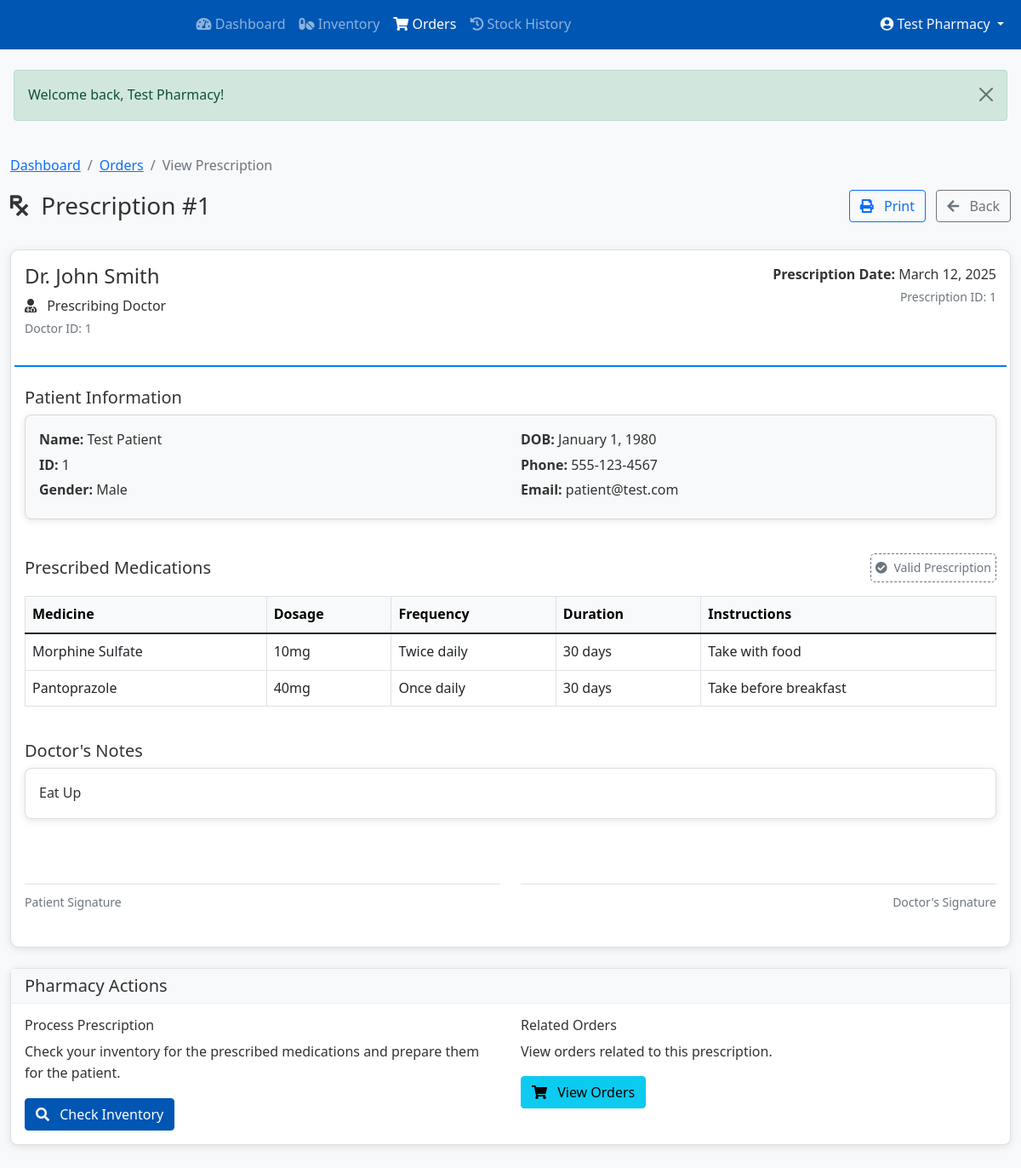
/index.php?module=service&action=pharmacy_view_prescription&id=1 (signed in), run on the app's committed database.
### tables this page shows
CREATE TABLE IF NOT EXISTS `prescriptions` (
  `id` int NOT NULL AUTO_INCREMENT,
  `patient_id` int NOT NULL,
  `doctor_id` int NOT NULL,
  `diagnosis` text,
  `notes` text,
  `created_at` timestamp NULL DEFAULT CURRENT_TIMESTAMP,
  `updated_at` timestamp NULL DEFAULT CURRENT_TIMESTAMP ON UPDATE CURRENT_TIMESTAMP,
  PRIMARY KEY (`id`),
  KEY `patient_id` (`patient_id`),
  KEY `doctor_id` (`doctor_id`)
);

CREATE TABLE IF NOT EXISTS `doctors` (
  `id` int NOT NULL AUTO_INCREMENT,
  `user_id` int NOT NULL,
  `name` varchar(255) NOT NULL,
  `email` varchar(255) NOT NULL,
  `phone` varchar(20) DEFAULT NULL,
  `specialization` varchar(255) DEFAULT NULL,
  `qualification` varchar(255) DEFAULT NULL,
  `experience_years` int DEFAULT NULL,
  `license_number` varchar(50) DEFAULT NULL,
  `availability_status` enum('available','unavailable') DEFAULT 'available',
  `consultation_fee` decimal(10,2) DEFAULT NULL,
  `created_at` timestamp NULL DEFAULT CURRENT_TIMESTAMP,
  `updated_at` timestamp NULL DEFAULT CURRENT_TIMESTAMP ON UPDATE CURRENT_TIMESTAMP,
  `profile_image` varchar(255) DEFAULT NULL,
  PRIMARY KEY (`id`),
  UNIQUE KEY `user_id` (`user_id`),
  UNIQUE KEY `email` (`email`),
  UNIQUE KEY `license_number` (`license_number`)
);

CREATE TABLE IF NOT EXISTS `patients` (
  `id` int NOT NULL AUTO_INCREMENT,
  `user_id` int NOT NULL,
  `name` varchar(255) NOT NULL,
  `email` varchar(255) NOT NULL,
  `phone` varchar(20) DEFAULT NULL,
  `dob` date DEFAULT NULL,
  `gender` enum('male','female','other') DEFAULT NULL,
  `blood_group` varchar(5) DEFAULT NULL,
  `emergency_contact` varchar(255) DEFAULT NULL,
  `address` text,
  `medical_history` text,
  `created_at` timestamp NULL DEFAULT CURRENT_TIMESTAMP,
  `updated_at` timestamp NULL DEFAULT CURRENT_TIMESTAMP ON UPDATE CURRENT_TIMESTAMP,
  PRIMARY KEY (`id`),
  UNIQUE KEY `user_id` (`user_id`),
  UNIQUE KEY `email` (`email`)
);

CREATE TABLE IF NOT EXISTS `prescription_items` (
  `id` int NOT NULL AUTO_INCREMENT,
  `prescription_id` int NOT NULL,
  `medicine` varchar(255) NOT NULL,
  `dosage` varchar(255) DEFAULT NULL,
  `frequency` varchar(255) DEFAULT NULL,
  `duration` varchar(255) DEFAULT NULL,
  `instructions` text,
  `created_at` timestamp NULL DEFAULT CURRENT_TIMESTAMP,
  PRIMARY KEY (`id`),
  KEY `prescription_id` (`prescription_id`)
);

### modules/service/views/pharmacy/view_prescription.php (the view, shortened to what the rows shown need)
<!DOCTYPE html>
<html lang="en">
<head>
    <link href="https://cdn.jsdelivr.net/npm/bootstrap@5.1.3/dist/css/bootstrap.min.css" rel="stylesheet">
    <link href="https://cdnjs.cloudflare.com/ajax/libs/font-awesome/5.15.4/css/all.min.css" rel="stylesheet">
    <link href="<?php echo SITE_URL; ?>assets/css/style.css" rel="stylesheet">
</head>
<body>
    <nav class="navbar navbar-expand-lg navbar-dark bg-primary mb-4 no-print">
        <div class="container">
            <a class="navbar-brand" href="index.php?module=service&action=pharmacy_dashboard">
                <i class="fas fa-prescription-bottle-alt me-2"></i> Pharmacy Portal
            </a>
            <div class="collapse navbar-collapse" id="pharmacyNavbar">
                <ul class="navbar-nav me-auto">
                    <li class="nav-item">
                        <a class="nav-link" href="index.php?module=service&action=pharmacy_dashboard">
                           <i class="fas fa-tachometer-alt"></i> Dashboard
                        </a>
                    </li>
                    <li class="nav-item">
                        <a class="nav-link" href="index.php?module=service&action=pharmacy_inventory">
                           <i class="fas fa-pills"></i> Inventory
                        </a>
                    </li>
                    <li class="nav-item">
                        <a class="nav-link active" href="index.php?module=service&action=pharmacy_orders">
                           <i class="fas fa-shopping-cart"></i> Orders
                        </a>
                    </li>
                    <li class="nav-item">
                        <a class="nav-link" href="index.php?module=service&action=pharmacy_stock_history">
                           <i class="fas fa-history"></i> Stock History
                        </a>
                    </li>
                </ul>
                <div class="navbar-nav">
                    <div class="nav-item dropdown">
                        <a class="nav-link dropdown-toggle text-light" href="#" id="navbarDropdown" role="button"
                           data-bs-toggle="dropdown" aria-expanded="false">
                            <i class="fas fa-user-circle"></i> <?php echo htmlspecialchars($_SESSION['name'] ?? 'User'); ?>
                        </a>
                    </div>
                </div>
            </div>
        </div>
    </nav>
    <?php if (isset($_SESSION['success'])): ?>
        <div class="alert alert-success alert-dismissible fade show mx-3 no-print">
            <?php
                echo htmlspecialchars($_SESSION['success']);
            ?>
            <button type="button" class="btn-close" data-bs-dismiss="alert"></button>
        </div>
    <?php endif; ?>
    <div class="container py-4 print-container">
        <div class="row no-print mb-3">
            <div class="col-md-12">
                <nav aria-label="breadcrumb">
                    <ol class="breadcrumb">
                        <li class="breadcrumb-item"><a href="index.php?module=service&action=pharmacy_dashboard">Dashboard</a></li>
                        <li class="breadcrumb-item"><a href="index.php?module=service&action=pharmacy_orders">Orders</a></li>
                        <li class="breadcrumb-item active" aria-current="page">View Prescription</li>
                    </ol>
                </nav>
                <div class="d-flex justify-content-between align-items-center mb-3">
                    <h3 class="mb-0">
                        <i class="fas fa-prescription me-2"></i> Prescription #<?php echo htmlspecialchars($prescription['id']); ?>
                    </h3>
                    <div>
                        <button class="btn btn-outline-primary" onclick="window.print()">
                            <i class="fas fa-print me-2"></i> Print
                        </button>
                        <a href="<?php echo $_SERVER['HTTP_REFERER'] ?? 'index.php?module=service&action=pharmacy_orders'; ?>" class="btn btn-outline-secondary ms-2">
                            <i class="fas fa-arrow-left me-2"></i> Back
                        </a>
                    </div>
                </div>
            </div>
        </div>
        <div class="card prescription-card mb-4">
            <div class="card-body">
                <div class="row prescription-header mb-4">
                    <div class="col-md-6">
                        <h4><?php echo htmlspecialchars($prescription['doctor_name']); ?></h4>
                        <p class="mb-0"><i class="fas fa-user-md me-2"></i> Prescribing Doctor</p>
                        <p><small class="text-muted">Doctor ID: <?php echo htmlspecialchars($prescription['doctor_id']); ?></small></p>
                    </div>
                    <div class="col-md-6 text-md-end">
                        <p class="mb-0"><strong>Prescription Date:</strong> <?php echo date('F j, Y', strtotime($prescription['created_at'])); ?></p>
                        <p><small class="text-muted">Prescription ID: <?php echo htmlspecialchars($prescription['id']); ?></small></p>
                    </div>
                </div>
                <div class="row mb-4">
                    <div class="col-md-12">
                        <h5>Patient Information</h5>
                        <div class="card card-body bg-light mb-3">
                            <div class="row">
                                <div class="col-md-6">
                                    <p class="mb-1"><strong>Name:</strong> <?php echo htmlspecialchars($patient['name']); ?></p>
                                    <p class="mb-1"><strong>ID:</strong> <?php echo htmlspecialchars($patient['id']); ?></p>
                                    <p class="mb-1"><strong>Gender:</strong> <?php echo ucfirst(htmlspecialchars($patient['gender'] ?? 'Not specified')); ?></p>
                                </div>
                                <div class="col-md-6">
                                    <p class="mb-1"><strong>DOB:</strong> <?php echo $patient['dob'] ? date('F j, Y', strtotime($patient['dob'])) : 'Not specified'; ?></p>
                                    <p class="mb-1"><strong>Phone:</strong> <?php echo htmlspecialchars($patient['phone'] ?? 'Not specified'); ?></p>
                                    <p class="mb-1"><strong>Email:</strong> <?php echo htmlspecialchars($patient['email'] ?? 'Not specified'); ?></p>
                                </div>
                            </div>
                        </div>
                    </div>
                </div>
                <div class="row mb-4">
                    <div class="col-md-12">
                        <div class="d-flex justify-content-between align-items-center mb-3">
                            <h5 class="mb-0">Prescribed Medications</h5>
                            <div class="prescription-stamp">
                                <i class="fas fa-check-circle me-1"></i> Valid Prescription
                            </div>
                        </div>
                        <?php if (!empty($prescription_items)): ?>
                            <div class="table-responsive">
                                <table class="table table-bordered">
                                    <thead class="table-light">
                                        <tr>
                                            <th>Medicine</th>
                                            <th>Dosage</th>
                                            <th>Frequency</th>
                                            <th>Duration</th>
                                            <th>Instructions</th>
                                        </tr>
                                    </thead>
                                    <tbody>
                                        <?php foreach ($prescription_items as $item): ?>
                                            <tr>
                                                <td>
                                                    <?php echo htmlspecialchars($item['medicine'] ?? $item['medicine_name'] ?? ''); ?>
                                                </td>
                                                <td>
                                                    <?php echo htmlspecialchars($item['dosage'] ?? ''); ?>
                                                </td>
                                                <td>
                                                    <?php echo htmlspecialchars($item['frequency'] ?? ''); ?>
                                                </td>
                                                <td>
                                                    <?php echo htmlspecialchars($item['duration'] ?? ''); ?>
                                                </td>
                                                <td>
                                                    <?php echo nl2br(htmlspecialchars($item['instructions'] ?? '')); ?>
                                                </td>
                                            </tr>
                                        <?php endforeach; ?>
                                    </tbody>
                                </table>
                            </div>
                        <?php else: ?>
                            <div class="alert alert-info">
                                No medication details available for this prescription.
                            </div>
                        <?php endif; ?>
                    </div>
                </div>
                <?php if (!empty($prescription['notes'])): ?>
                    <div class="row mb-4">
                        <div class="col-md-12">
                            <h5>Doctor's Notes</h5>
                            <div class="card card-body">
                                <?php echo nl2br(htmlspecialchars($prescription['notes'])); ?>
                            </div>
                        </div>
                    </div>
                <?php endif; ?>
                <div class="row mt-5">
                    <div class="col-md-6">
                        <div class="mb-4 mt-2 border-top pt-2">
                            <small class="text-muted">Patient Signature</small>
                        </div>
                    </div>
                    <div class="col-md-6 text-end">
                        <div class="mb-4 mt-2 border-top pt-2">
                            <small class="text-muted">Doctor's Signature</small>
                        </div>
                    </div>
                </div>
            </div>
        </div>
        <div class="row no-print">
            <div class="col-md-12">
                <div class="card">
                    <div class="card-header">
                        <h5 class="mb-0">Pharmacy Actions</h5>
                    </div>
                    <div class="card-body">
                        <div class="row">
                            <div class="col-md-6">
                                <h6>Process Prescription</h6>
                                <p>Check your inventory for the prescribed medications and prepare them for the patient.</p>
                                <a href="index.php?module=service&action=pharmacy_inventory" class="btn btn-primary">
                                    <i class="fas fa-search me-2"></i> Check Inventory
                                </a>
                            </div>
                            <div class="col-md-6">
                                <h6>Related Orders</h6>
                                <p>View orders related to this prescription.</p>
                                <a href="index.php?module=service&action=pharmacy_orders" class="btn btn-info">
                                    <i class="fas fa-shopping-cart me-2"></i> View Orders
                                </a>
                            </div>
                        </div>
                    </div>
                </div>
            </div>
        </div>
    </div>
</body>
</html>

### data on the page
prescriptions: id "1", doctor.name "Dr. John Smith", doctor "1", created_at "March 12, 2025", notes "Eat Up"
patients: name "Test Patient", id "1", gender "Male", dob "January 1, 1980", phone "555-123-4567", email "patient@test.com"
prescription_items: medicine "Morphine Sulfate", dosage "10mg", frequency "Twice daily", duration "30 days", instructions "Take with food"
prescription_items: medicine "Pantoprazole", dosage "40mg", frequency "Once daily", duration "30 days", instructions "Take before breakfast"

### other printed values
$_SESSION['name'] "Test Pharmacy"
$_SESSION['success'] "Welcome back, Test Pharmacy!"
